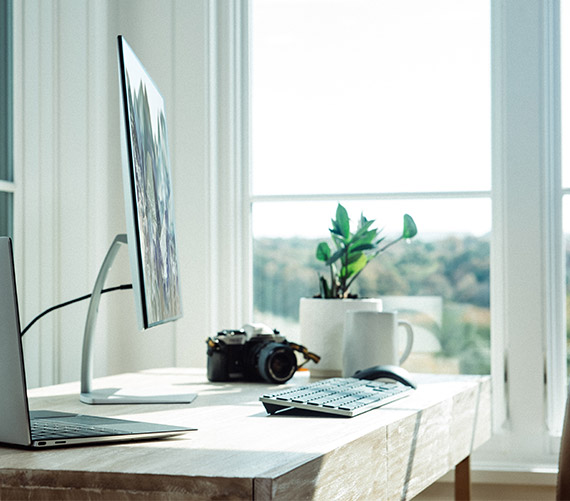
#> input picture templates/assets/images/big-blog-thumb.jpg, 570 x 501 px
$ python process_image.py templates/assets/images/big-blog-thumb.jpg
#> lines starting #> are read from the running program, lines starting #| are printed output that depends on the picture
import sys
import os
from PIL import Image, ImageFilter

def process_image(image_path):
    img = Image.open(image_path)
#> img is the input picture: PIL image 570x501 RGB; mean R, G, B 190.4, 200.2, 195.5

    # Apply some simple processing (e.g., blur the image)
    img = img.filter(ImageFilter.BLUR)
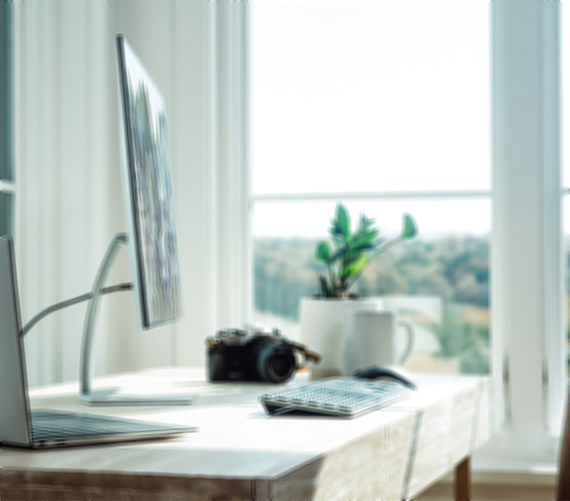
#> img: PIL image 570x501 RGB; mean R, G, B 190.5, 200.2, 195.5

    # Save the processed image to the output directory
    output_dir = 'output'
    if not os.path.exists(output_dir):
        os.makedirs(output_dir)

    output_path = os.path.join(output_dir, f'processed-{os.path.basename(image_path)}')
    img.save(output_path)

    return output_path

if __name__ == "__main__":
    input_image = sys.argv[1]
    processed_image = process_image(input_image)
    print(processed_image)  # Return processed image path
